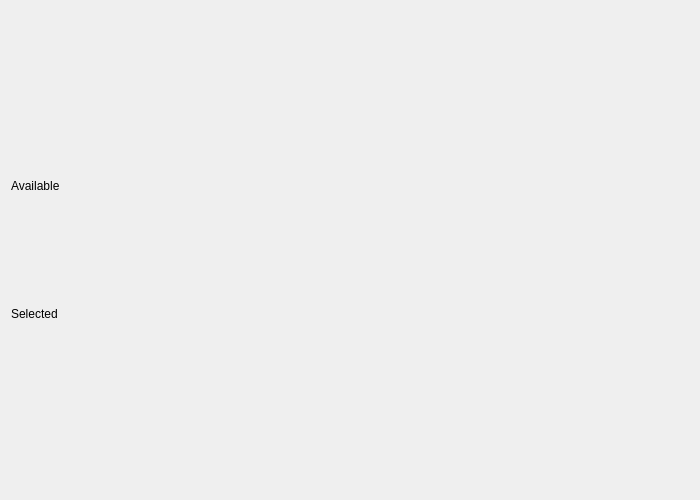
<?xml version="1.0" encoding="UTF-8"?>
<ui version="4.0">
 <class>WdgTagPreview</class>
 <widget class="QWidget" name="WdgTagPreview">
  <property name="geometry">
   <rect>
    <x>0</x>
    <y>0</y>
    <width>700</width>
    <height>500</height>
   </rect>
  </property>
  <property name="sizePolicy">
   <sizepolicy hsizetype="Expanding" vsizetype="Expanding">
    <horstretch>0</horstretch>
    <verstretch>0</verstretch>
   </sizepolicy>
  </property>
  <property name="windowTitle">
   <string>Form</string>
  </property>
  <layout class="QVBoxLayout" name="verticalLayout">
   <item>
    <layout class="QVBoxLayout" name="verticalLayout_2">
     <property name="spacing">
      <number>7</number>
     </property>
     <property name="sizeConstraint">
      <enum>QLayout::SetDefaultConstraint</enum>
     </property>
     <item>
      <widget class="QLabel" name="label_2">
       <property name="sizePolicy">
        <sizepolicy hsizetype="Expanding" vsizetype="Fixed">
         <horstretch>0</horstretch>
         <verstretch>0</verstretch>
        </sizepolicy>
       </property>
       <property name="text">
        <string>Available</string>
       </property>
       <property name="alignment">
        <set>Qt::AlignLeading|Qt::AlignLeft|Qt::AlignTop</set>
       </property>
      </widget>
     </item>
     <item>
      <widget class="QWidget" name="widget" native="true">
       <property name="sizePolicy">
        <sizepolicy hsizetype="Expanding" vsizetype="Fixed">
         <horstretch>0</horstretch>
         <verstretch>0</verstretch>
        </sizepolicy>
       </property>
       <property name="minimumSize">
        <size>
         <width>0</width>
         <height>100</height>
        </size>
       </property>
      </widget>
     </item>
     <item>
      <widget class="QLabel" name="label">
       <property name="sizePolicy">
        <sizepolicy hsizetype="Expanding" vsizetype="Fixed">
         <horstretch>0</horstretch>
         <verstretch>0</verstretch>
        </sizepolicy>
       </property>
       <property name="text">
        <string>Selected</string>
       </property>
       <property name="alignment">
        <set>Qt::AlignLeading|Qt::AlignLeft|Qt::AlignTop</set>
       </property>
      </widget>
     </item>
    </layout>
   </item>
  </layout>
 </widget>
 <resources/>
 <connections/>
</ui>
